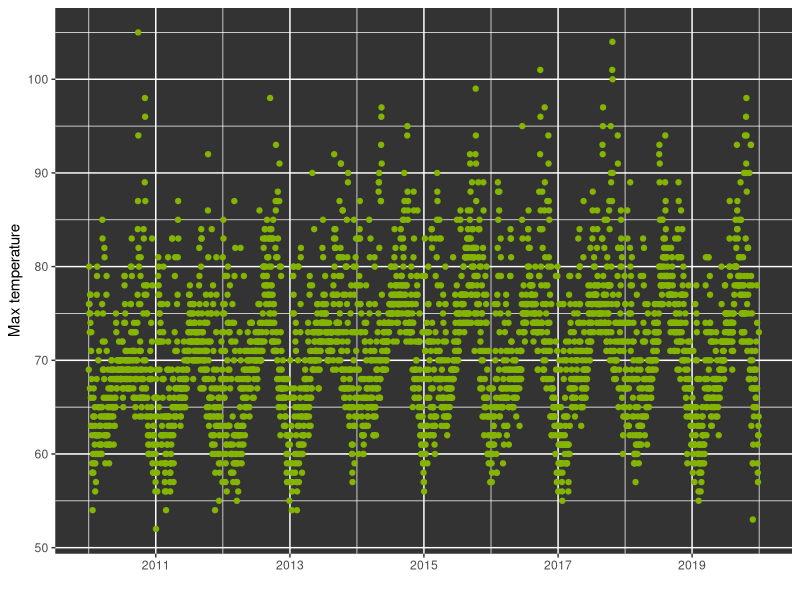
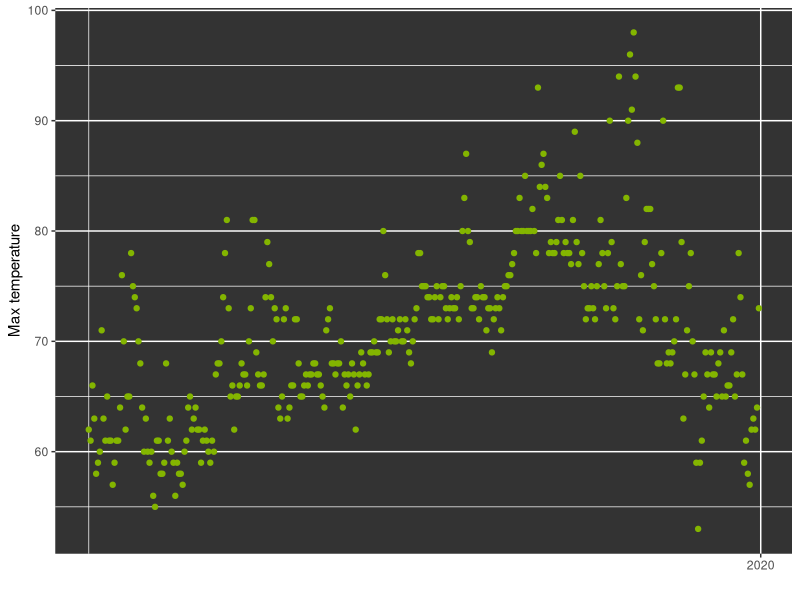
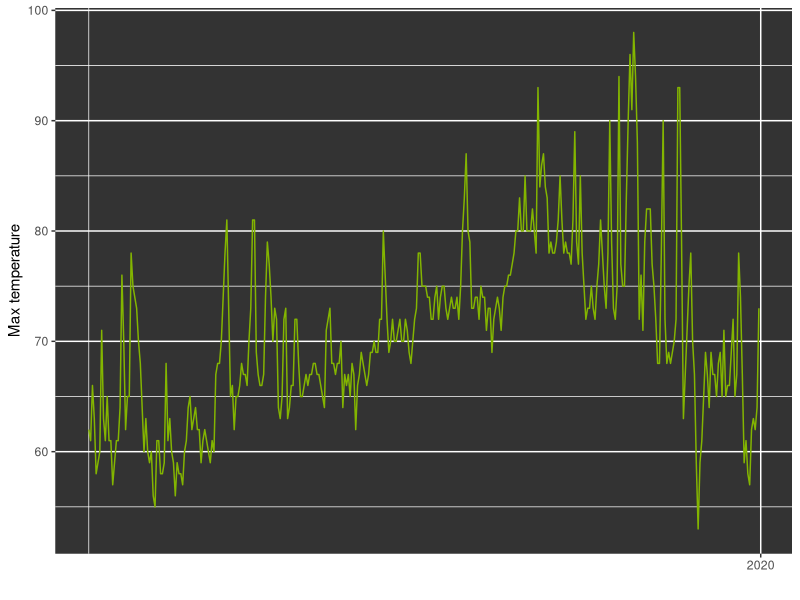
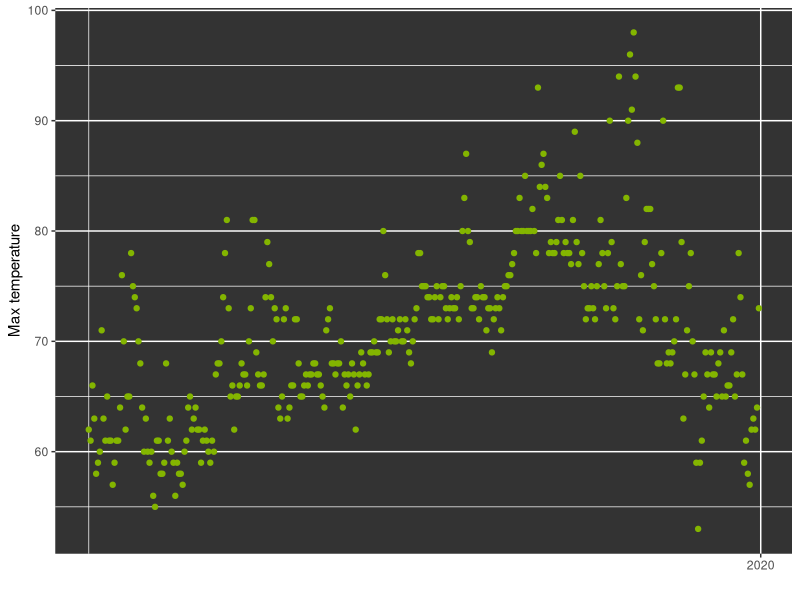
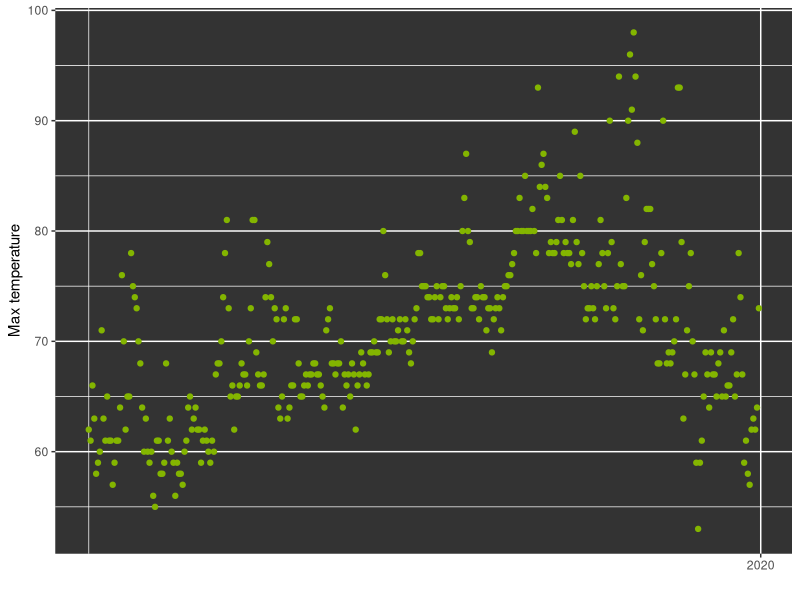
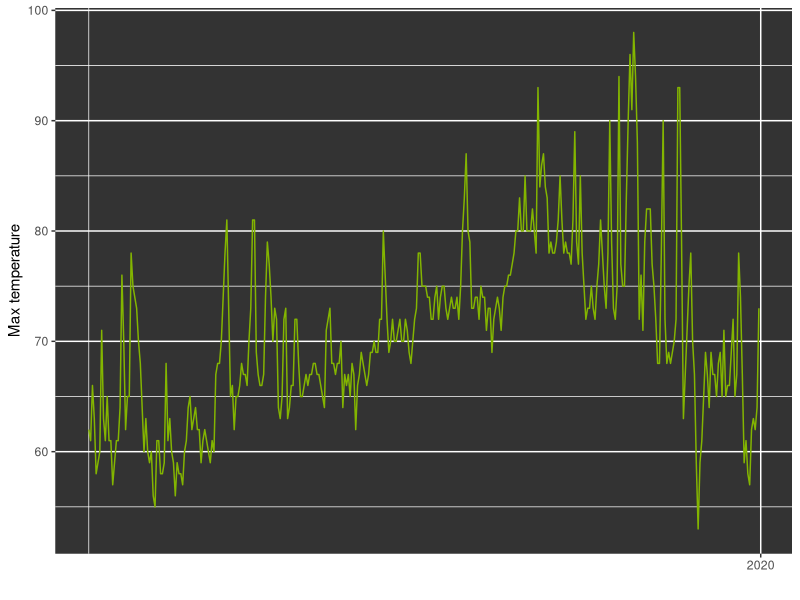
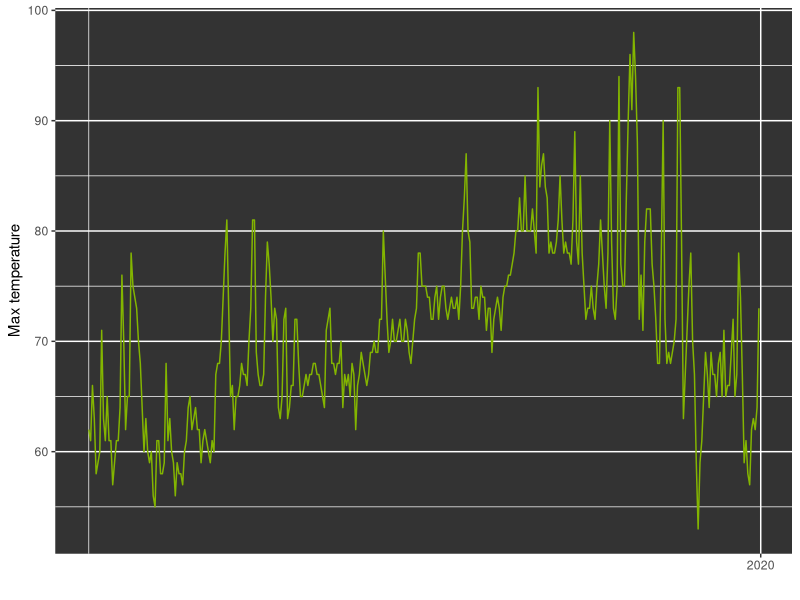

Here is the R script that generated these plots, in order:
library(ggplot2)
library(dplyr)
library(readr)
ghcn_lax_2019 <- read_csv("data/ghcn/ghcn_lax_2019.csv")
ghcn_lax_2018 <- read_csv("data/ghcn/ghcn_lax_2018.csv")
ghcn_lax_2017 <- read_csv("data/ghcn/ghcn_lax_2017.csv")
ghcn_lax_2016 <- read_csv("data/ghcn/ghcn_lax_2016.csv")
ghcn_lax_2015 <- read_csv("data/ghcn/ghcn_lax_2015.csv")
ghcn_lax_2014 <- read_csv("data/ghcn/ghcn_lax_2014.csv")
ghcn_lax_2013 <- read_csv("data/ghcn/ghcn_lax_2013.csv")
ghcn_lax_2012 <- read_csv("data/ghcn/ghcn_lax_2012.csv")
ghcn_lax_2011 <- read_csv("data/ghcn/ghcn_lax_2011.csv")
ghcn_lax_2010 <- read_csv("data/ghcn/ghcn_lax_2010.csv")

# bind all ten years of data into new variable
ghcn_lax_2010_2019 <- bind_rows(ghcn_lax_2010, ghcn_lax_2011, ghcn_lax_2012, ghcn_lax_2013, ghcn_lax_2014, ghcn_lax_2015, ghcn_lax_2016, ghcn_lax_2017, ghcn_lax_2018, ghcn_lax_2019)

# save new csv of ten years of data
write_csv(ghcn_lax_2010_2019, "data/ghcn/ghcn_lax_2010_2019.csv")


ggplot(ghcn_lax_2010_2019, aes(y=tmax, x=date)) + 
  geom_point(colour="#83b500") +
  labs(y="Max temperature", x="") +
  scale_x_date(date_breaks = "2 years", date_labels = "%Y") +
  theme(panel.background= element_rect(fill="#333333"))


ggplot(ghcn_lax_2019, aes(y=tmax, x=date)) + 
  geom_point(colour="#83b500") +
  labs(y="Max temperature", x="") +
  scale_x_date(date_breaks = "2 years", date_labels = "%Y") +
  theme(panel.background= element_rect(fill="#333333"))

# save scatter plot as pdf and eps
ggsave("output/tutorials/scat_tmax_date_lax_2010_2019.pdf")
ggsave("output/tutorials/scat_tmax_date_lax_2010_2019.eps")

ggplot(ghcn_lax_2019, aes(date, tmax)) + 
  geom_line(colour="#83b500") +
  labs(y="Max temperature", x="") +
  scale_x_date(date_breaks = "2 years", date_labels = "%Y") +
  theme(panel.background= element_rect(fill="#333333"))

# save as pdf and eps
ggsave("output/tutorials/line_tmax_date_lax_2010_2019.pdf")
ggsave("output/tutorials/line_tmax_date_lax_2010_2019.eps")
